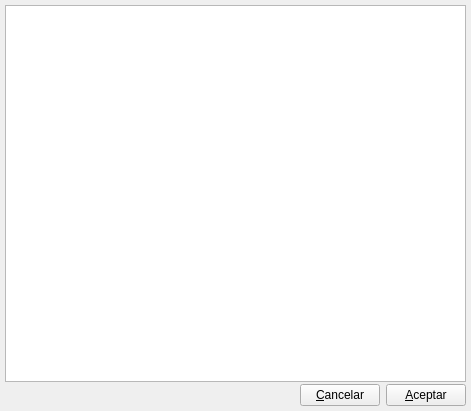
<ui version="4.0" >
 <author>Tomeu Borras Riera</author>
 <comment></comment>
 <exportmacro></exportmacro>
 <class>ListZonaComercialBase</class>
 <widget class="QWidget" name="ListZonaComercialBase" >
  <property name="geometry" >
   <rect>
    <x>0</x>
    <y>0</y>
    <width>471</width>
    <height>411</height>
   </rect>
  </property>
  <property name="windowTitle" >
   <string>Zonas Comerciales</string>
  </property>
  <property name="windowIcon" >
   <iconset resource="../../../bulmages.qrc" >:/Bulmafact32x32/images/png/32x32/i_bulmages_gestortareas_mas.32x32.png</iconset>
  </property>
  <layout class="QVBoxLayout" >
   <property name="margin" >
    <number>5</number>
   </property>
   <property name="spacing" >
    <number>2</number>
   </property>
   <item>
    <widget class="ListZonaComercialSubForm" name="mui_listado" />
   </item>
   <item>
    <layout class="QHBoxLayout" >
     <property name="margin" >
      <number>0</number>
     </property>
     <property name="spacing" >
      <number>6</number>
     </property>
     <item>
      <spacer>
       <property name="orientation" >
        <enum>Qt::Horizontal</enum>
       </property>
       <property name="sizeHint" >
        <size>
         <width>581</width>
         <height>20</height>
        </size>
       </property>
      </spacer>
     </item>
     <item>
      <widget class="QPushButton" name="mui_cancelar" >
       <property name="text" >
        <string>&amp;Cancelar</string>
       </property>
      </widget>
     </item>
     <item>
      <widget class="QPushButton" name="mui_aceptar" >
       <property name="text" >
        <string>&amp;Aceptar</string>
       </property>
      </widget>
     </item>
    </layout>
   </item>
  </layout>
 </widget>
 <layoutdefault spacing="2" margin="6" />
 <pixmapfunction></pixmapfunction>
 <customwidgets>
  <customwidget>
   <class>ListZonaComercialSubForm</class>
   <extends>QTableWidget</extends>
   <header>listzonacomercialview.h</header>
   <container>0</container>
   <pixmap></pixmap>
  </customwidget>
 </customwidgets>
 <resources>
  <include location="../../bulmages.qrc" />
  <include location="../../../bulmages.qrc" />
 </resources>
 <connections>
  <connection>
   <sender>mui_cancelar</sender>
   <signal>clicked()</signal>
   <receiver>ListZonaComercialBase</receiver>
   <slot>close()</slot>
   <hints>
    <hint type="sourcelabel" >
     <x>311</x>
     <y>563</y>
    </hint>
    <hint type="destinationlabel" >
     <x>6</x>
     <y>564</y>
    </hint>
   </hints>
  </connection>
 </connections>
</ui>
